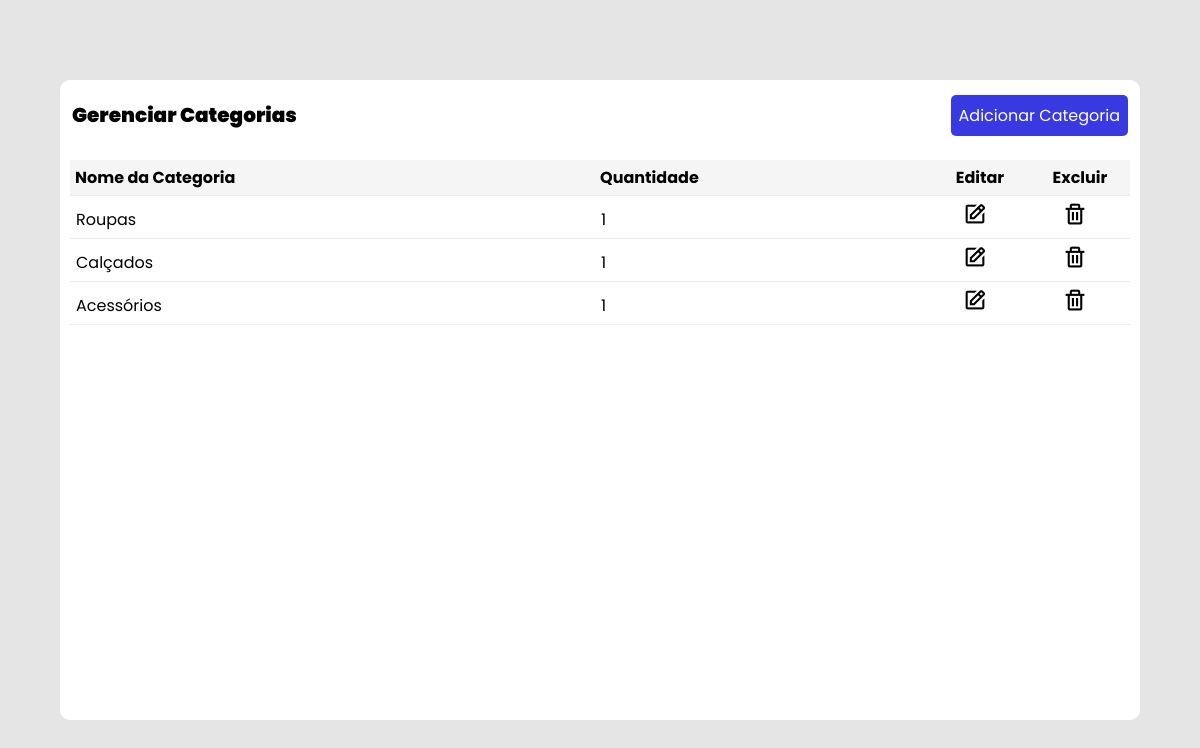
Page /public/modulo_categoria/categoria.php on the earlier database version.
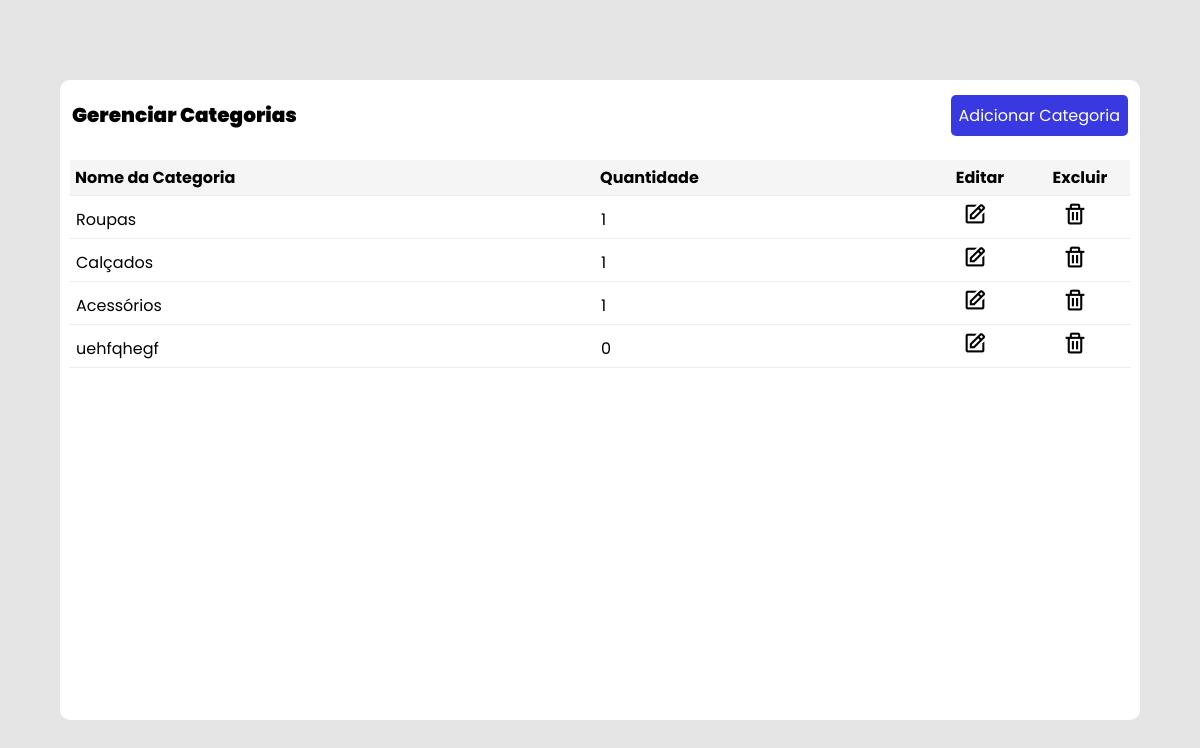
Same page on the later database version.
### tables this page shows
CREATE TABLE Categorias (
   ID_Categorias integer primary key,
   Nome text not null unique
);

### public/modulo_categoria/categoria.php (the view, shortened to what this page needs)
<?php
require_once '../conexao/conexao.php';
try {
    $query = $conexao->query("
        SELECT
            c.ID_Categorias as id,
            c.Nome as nome,
            COUNT(p.ID_Produtos) as quantidade
        FROM Categorias c
        LEFT JOIN Produtos p ON p.ID_Categorias = c.ID_Categorias
        GROUP BY c.ID_Categorias, c.Nome
    ");
    $categorias = $query->fetchAll(PDO::FETCH_ASSOC);
} catch (PDOException $e) {
    die('Erro ao buscar categorias: ' . $e->getMessage());
}
?>
<!DOCTYPE html>
<html lang="pt-br">
<head>
  <link rel="stylesheet" href="../assets/css/styleCategoria.css">
  <link href='https://unpkg.com/boxicons@2.1.1/css/boxicons.min.css' rel='stylesheet'>
</head>
<body>
  <div class="container">
    <div class="header">
      <span>Gerenciar Categorias</span>
      <button onclick="openModal()" id="new" type="button">Adicionar Categoria</button>
    </div>
    <div class="divTable">
      <table>
        <thead>
          <tr>
            <th>Nome da Categoria</th>
            <th>Quantidade</th>
            <th class="acao">Editar</th>
            <th class="acao">Excluir</th>
          </tr>
        </thead>
        <tbody>
          <?php foreach ($categorias as $categoria): ?>
            <tr>
              <td><?= htmlspecialchars($categoria['nome']) ?></td>
              <td><?= $categoria['quantidade'] ?></td>
              <td class="acao">
                <button type="button" onclick="editItem(<?= $categoria['id'] ?>, '<?= htmlspecialchars($categoria['nome']) ?>')">
                  <i class='bx bx-edit'></i>
                </button>
              </td>
              <td class="acao">
                <form method="POST" action="excluir_categoria.php" style="display: inline;">
                  <button type="submit" onclick="return confirm('Tem certeza que deseja excluir esta categoria?')">
                    <i class='bx bx-trash'></i>
                  </button>
                </form>
              </td>
            </tr>
          <?php endforeach; ?>
        </tbody>
      </table>
    </div>
  </div>
</body>
</html>

### public/assets/css/styleCategoria.css (style rules this page uses)
* { margin: 0; padding: 0; box-sizing: border-box; font-family: 'Poppins', sans-serif; }
body { width: 100vw; height: 100vh; display: flex; align-items: center; justify-content: center; background-color: rgba(0,0,0,0.1); }
button { cursor: pointer; }
.container { width: 90%; height: 80%; border-radius: 10px; background: white; }
.header { min-height: 70px; display: flex; align-items: center; justify-content: space-between; margin: auto 12px; }
.header span { font-weight: 900; font-size: 20px; word-break: break-all; }
#new { font-size: 16px; padding: 8px; border-radius: 5px; border: none; color: white; background-color: rgb(57, 57, 226); }
.divTable { padding: 10px; width: auto; height:inherit; overflow:auto; }
table { width: 100%; border-spacing: 10px; word-break: break-all; border-collapse: collapse; }
thead { background-color: whitesmoke; }
tr { border-bottom: 1px solid rgb(238, 235, 235)!important; }
tbody tr td { vertical-align: text-top; padding: 6px; max-width: 50px; }
thead tr th { padding: 5px; text-align: start; margin-bottom: 50px; }
tbody tr { margin-bottom: 50px; }
thead tr th.acao { width: 100px!important; text-align: center; }
tbody tr td.acao { text-align: center; }
td button { border: none; outline: none; background: transparent; }
td button i { font-size: 25px; }
td button i:first-child { margin-right: 10px; }

Differences in the rows shown:
added categorias: Nome "uehfqhegf", quantidade "0"
